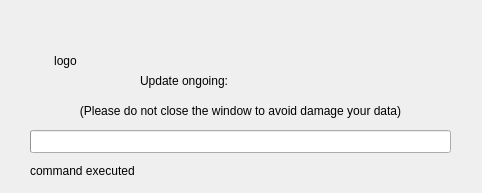
<?xml version="1.0" encoding="UTF-8"?>
<ui version="4.0">
 <class>WizUpdaterDialog</class>
 <widget class="QDialog" name="WizUpdaterDialog">
  <property name="geometry">
   <rect>
    <x>0</x>
    <y>0</y>
    <width>482</width>
    <height>193</height>
   </rect>
  </property>
  <property name="windowTitle">
   <string>updaterDialog</string>
  </property>
  <property name="styleSheet">
   <string notr="true"/>
  </property>
  <widget class="QProgressBar" name="progressUpdate">
   <property name="geometry">
    <rect>
     <x>30</x>
     <y>130</y>
     <width>421</width>
     <height>23</height>
    </rect>
   </property>
   <property name="value">
    <number>0</number>
   </property>
   <property name="textVisible">
    <bool>false</bool>
   </property>
   <property name="format">
    <string notr="true">%p%</string>
   </property>
  </widget>
  <widget class="QLabel" name="labelIcon">
   <property name="geometry">
    <rect>
     <x>0</x>
     <y>0</y>
     <width>131</width>
     <height>121</height>
    </rect>
   </property>
   <property name="text">
    <string notr="true">logo</string>
   </property>
   <property name="alignment">
    <set>Qt::AlignCenter</set>
   </property>
  </widget>
  <widget class="QLabel" name="labelOngoing">
   <property name="geometry">
    <rect>
     <x>140</x>
     <y>70</y>
     <width>241</width>
     <height>21</height>
    </rect>
   </property>
   <property name="text">
    <string>Update ongoing:</string>
   </property>
  </widget>
  <widget class="QLabel" name="labelNotice">
   <property name="geometry">
    <rect>
     <x>30</x>
     <y>100</y>
     <width>421</width>
     <height>21</height>
    </rect>
   </property>
   <property name="text">
    <string>(Please do not close the window to avoid damage your data)</string>
   </property>
   <property name="alignment">
    <set>Qt::AlignCenter</set>
   </property>
  </widget>
  <widget class="QLabel" name="label">
   <property name="geometry">
    <rect>
     <x>30</x>
     <y>160</y>
     <width>421</width>
     <height>21</height>
    </rect>
   </property>
   <property name="text">
    <string notr="true">command executed</string>
   </property>
  </widget>
 </widget>
 <resources/>
 <connections/>
</ui>
